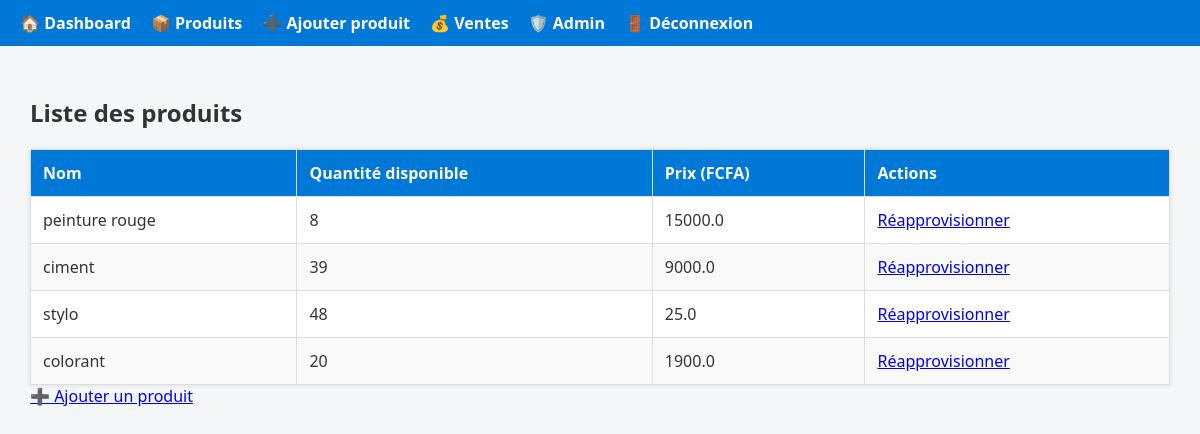
Before: /products-page (signed in) with the older database file.
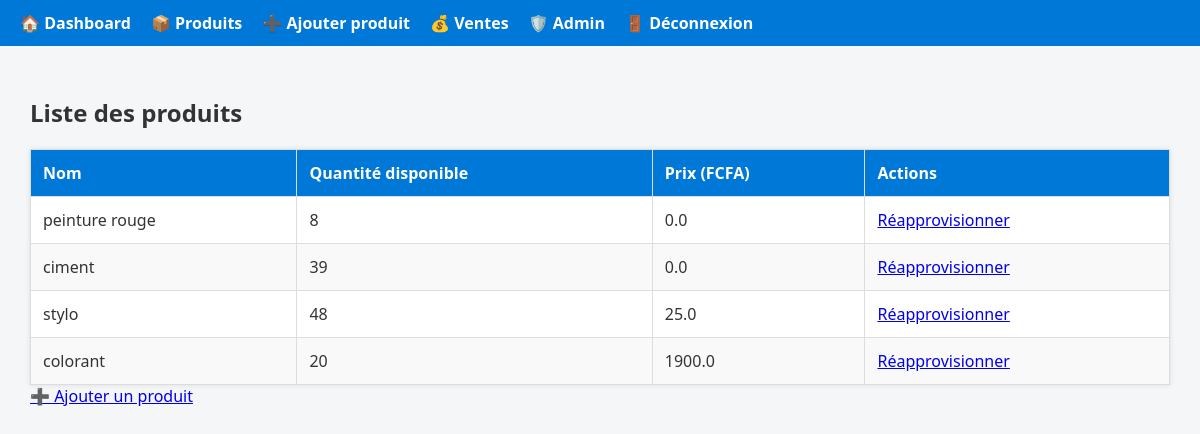
After: the same page with the newer database file.
### main.py (models this page shows)
class Product(Base):
    __tablename__ = "products"
    id = Column(Integer, primary_key=True, index=True)
    name = Column(String(255), nullable=False)
    quantity = Column(Float, nullable=False)
    total_quantity = Column(Float, nullable=False)
    price = Column(Float, nullable=False)
    username = Column(String(255), nullable=False)
    ville = Column(String(255), nullable=False)

### main.py (the view)
@app.get("/products-page")
def products_page(request: Request, db: Session = Depends(get_db)):
    if "user" not in request.session:
        return RedirectResponse(url="/login", status_code=303)
    products = db.query(Product).all()
    return templates.TemplateResponse("products.html", {"request": request, "products": products})

### templates/products.html (shortened to what this page needs)
{% extends "base.html" %}
{% block content %}
<h2>Liste des produits</h2>
<table class="table">
  <thead>
    <tr>
      <th>Nom</th>
      <th>Quantité disponible</th>
      <th>Prix (FCFA)</th>
      <th>Actions</th>
    </tr>
  </thead>
  <tbody>
    {% for product in products %}
    <tr>
      <td>{{ product.name }}</td>
      <td>{{ product.quantity }}</td>
      <td>{{ product.price }}</td>
      <td>
        <a href="/restock/{{ product.id }}" class="btn">Réapprovisionner</a>
      </td>
    </tr>
    {% endfor %}
  </tbody>
</table>
<a href="/add-product" class="btn">➕ Ajouter un produit</a>
{% endblock %}

### templates/base.html
<body>
  {% if request.session.get("user") %}
  <nav>
    <a href="/sales-page">🏠 Dashboard</a>
    <a href="/products-page">📦 Produits</a>
    <a href="/add-product">➕ Ajouter produit</a>
    <a href="/sales-page">💰 Ventes</a>
    <a href="/admin-dashboard">🛡️ Admin</a>
    <a href="/logout">🚪 Déconnexion</a>
  </nav>
  {% endif %}
<link rel="stylesheet" href="/static/style.css">
  <main>
    {% block content %}{% endblock %}
  </main>
</body>

### static/style.css (style rules this page uses)
body { font-family: 'Segoe UI', sans-serif; margin: 0; background-color: #f4f6f8; color: #333; }
main { padding: 30px; }
nav { background-color: #0078D7; padding: 12px 20px; display: flex; gap: 20px; align-items: center; }
nav a { color: white; text-decoration: none; font-weight: bold; transition: color 0.3s ease; }
table { width: 100%; border-collapse: collapse; margin-top: 20px; background: white; box-shadow: 0 0 5px rgba(0,0,0,0.1); }
table th, table td { padding: 12px; border: 1px solid #ddd; text-align: left; }
table th { background-color: #0078D7; color: white; }
table tr:nth-child(even) { background-color: #f9f9f9; }

Changed rows visible on the page:
changed Product "peinture rouge": price "15000.0" → "0.0"
changed Product "ciment": price "9000.0" → "0.0"
